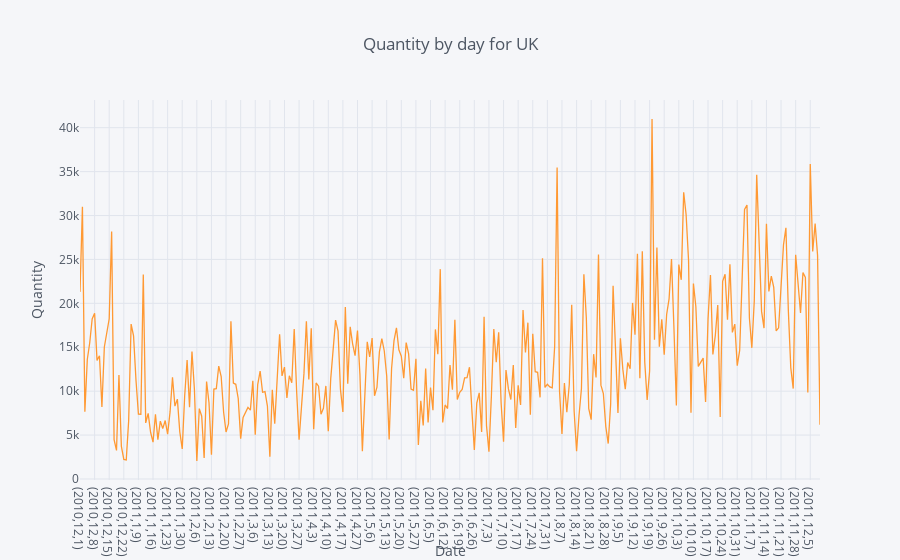

Write notebook code for a chart like this one.
### Code cell
data_uk = uk.groupby(['Year','Month','Day']).agg({'Quantity':'sum'}).reset_index()
data_uk.iplot(kind='line', x=['Year','Month','Day'], xTitle='Date',
           yTitle='Quantity', title='Quantity by day for UK')

### Figure 1 — Plotly figure (JSON) as saved in the notebook; plotly's stock layout.template omitted (floating-point values rounded to 4 significant figures; data arrays with more than 128 entries replaced by an {"elided": "..."} marker saying what was removed)
{"data": [{"line": {"color": "rgba(255, 153, 51, 1.0)", "dash": "solid", "shape": "linear", "width": 1.3}, "mode": "lines", "name": "Quantity", "text": "", "type": "scatter", "uid": "28aca771-d592-4dee-b4ef-94bc0da441e5", "x": {"elided": "305 str values"}, "y": {"elided": "305 int values"}}], "layout": {"legend": {"bgcolor": "#F5F6F9", "font": {"color": "#4D5663"}}, "paper_bgcolor": "#F5F6F9", "plot_bgcolor": "#F5F6F9", "title": {"font": {"color": "#4D5663"}, "text": "Quantity by day for UK"}, "xaxis": {"gridcolor": "#E1E5ED", "showgrid": true, "tickfont": {"color": "#4D5663"}, "title": {"font": {"color": "#4D5663"}, "text": "Date"}, "zerolinecolor": "#E1E5ED"}, "yaxis": {"gridcolor": "#E1E5ED", "showgrid": true, "tickfont": {"color": "#4D5663"}, "title": {"font": {"color": "#4D5663"}, "text": "Quantity"}, "zerolinecolor": "#E1E5ED"}}}
